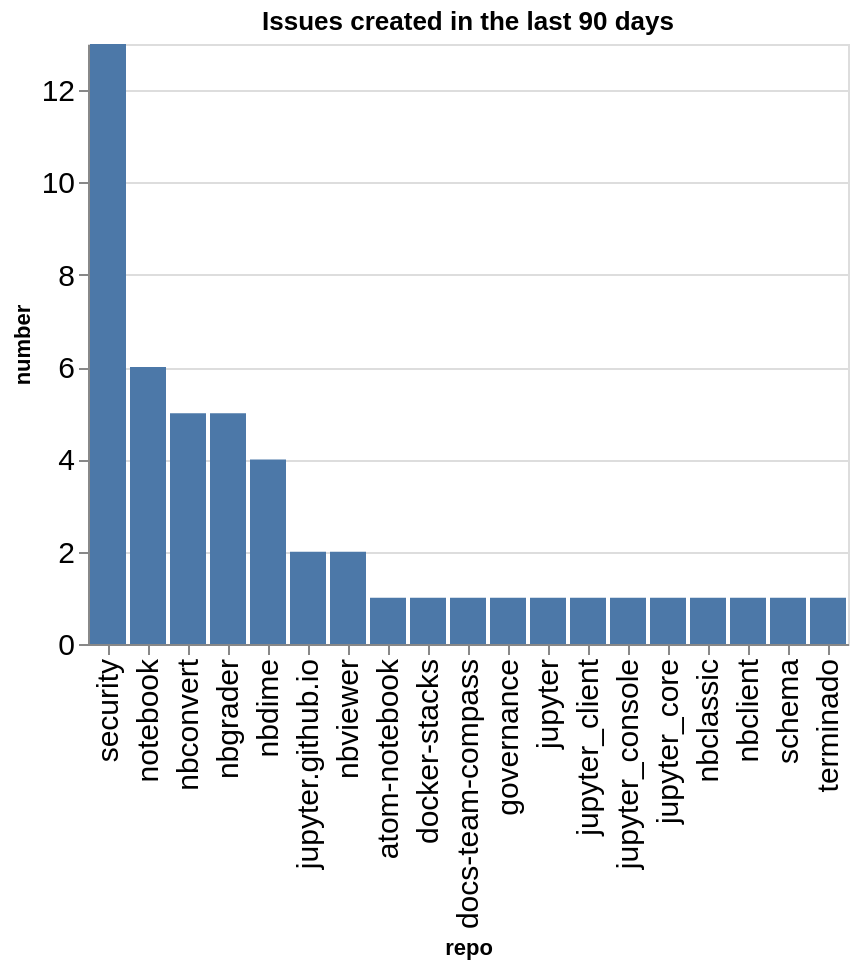

Write notebook code for a chart like this one.
### Code cell
created_counts = created.groupby(['org', 'repo']).count()['number'].reset_index()
created_counts['org/repo'] = created_counts.apply(lambda a: a['org'] + '/' + a['repo'], axis=1)
sorted_vals = created_counts.sort_values(['org', 'number'], ascending=False)['repo'].values
alt.Chart(data=created_counts, title=f"Issues created in the last {n_days} days").mark_bar().encode(
    x=alt.X('repo', sort=alt.Sort(sorted_vals.tolist())),
    y='number',
)

### Figure 1 — Vega-Lite specification as saved in the notebook (floating-point values rounded to 4 significant figures)
{"config": {"axisLeft": {"labelFontSize": 15}, "axisBottom": {"labelFontSize": 15}}, "data": {"name": "data-0933d3fb2bf4756c8eb893e6d9de9427"}, "mark": {"type": "bar"}, "encoding": {"x": {"field": "repo", "sort": ["security", "notebook", "nbconvert", "nbgrader", "nbdime", "jupyter.github.io", "nbviewer", "atom-notebook", "docker-stacks", "docs-team-compass", "governance", "jupyter", "jupyter_client", "jupyter_console", "jupyter_core", "nbclassic", "nbclient", "schema", "terminado"], "type": "nominal"}, "y": {"field": "number", "type": "quantitative"}}, "title": "Issues created in the last 90 days", "$schema": "https://vega.github.io/schema/vega-lite/v5.20.1.json", "datasets": {"data-0933d3fb2bf4756c8eb893e6d9de9427": [{"org": "jupyter", "repo": "atom-notebook", "number": 1, "org/repo": "jupyter/atom-notebook"}, {"org": "jupyter", "repo": "docker-stacks", "number": 1, "org/repo": "jupyter/docker-stacks"}, {"org": "jupyter", "repo": "docs-team-compass", "number": 1, "org/repo": "jupyter/docs-team-compass"}, {"org": "jupyter", "repo": "governance", "number": 1, "org/repo": "jupyter/governance"}, {"org": "jupyter", "repo": "jupyter", "number": 1, "org/repo": "jupyter/jupyter"}, {"org": "jupyter", "repo": "jupyter.github.io", "number": 2, "org/repo": "jupyter/jupyter.github.io"}, {"org": "jupyter", "repo": "jupyter_client", "number": 1, "org/repo": "jupyter/jupyter_client"}, {"org": "jupyter", "repo": "jupyter_console", "number": 1, "org/repo": "jupyter/jupyter_console"}, {"org": "jupyter", "repo": "jupyter_core", "number": 1, "org/repo": "jupyter/jupyter_core"}, {"org": "jupyter", "repo": "nbclassic", "number": 1, "org/repo": "jupyter/nbclassic"}, {"org": "jupyter", "repo": "nbclient", "number": 1, "org/repo": "jupyter/nbclient"}, {"org": "jupyter", "repo": "nbconvert", "number": 5, "org/repo": "jupyter/nbconvert"}, {"org": "jupyter", "repo": "nbdime", "number": 4, "org/repo": "jupyter/nbdime"}, {"org": "jupyter", "repo": "nbgrader", "number": 5, "org/repo": "jupyter/nbgrader"}, {"org": "jupyter", "repo": "nbviewer", "number": 2, "org/repo": "jupyter/nbviewer"}, {"org": "jupyter", "repo": "notebook", "number": 6, "org/repo": "jupyter/notebook"}, {"org": "jupyter", "repo": "schema", "number": 1, "org/repo": "jupyter/schema"}, {"org": "jupyter", "repo": "security", "number": 13, "org/repo": "jupyter/security"}, {"org": "jupyter", "repo": "terminado", "number": 1, "org/repo": "jupyter/terminado"}]}}
